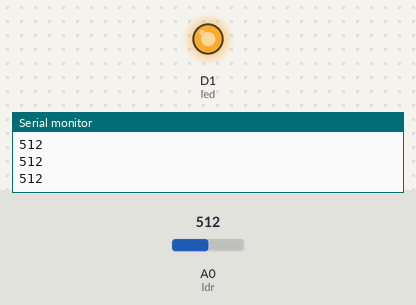
Bench run of a sketch on a simulated ESP8266 (NodeMCU). On the bench: output pins drawn as LEDs (lit = HIGH), the last lines printed to the serial monitor. Inputs (shaded band) come from the test bench; at power-on: A0 (ldr) = 512.

Above: at 1.2 s.
1.3 s: A0 (ldr) set to 417
2.8 s: A0 (ldr) set to 382
At 4.2 s:
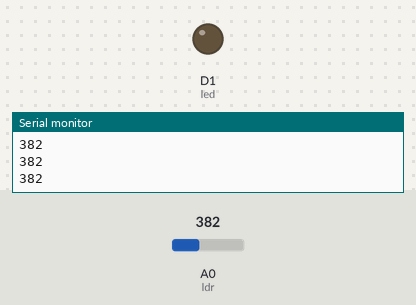
4.5 s: A0 (ldr) set to 410
At 5.6 s:
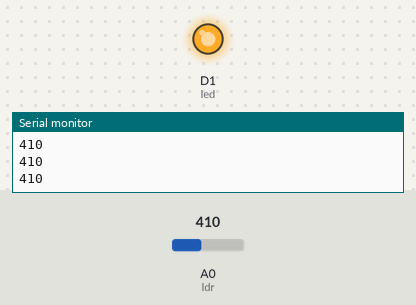
6.0 s: A0 (ldr) set to 390
At 6.7 s:
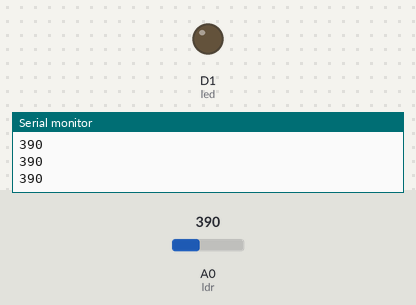
Timing chart, 0 to 8.5 s (numbered marks = the images above; inputs shaded):
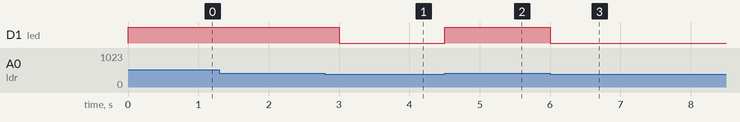

Measured:
- the behaviour switches between 401 and 400 on A0 (ldr) (found by bisection; images 0 and 1)
- after the input at 2.8 s, D1 (led): HIGH → LOW after 0.20 s
- after the input at 4.5 s, D1 (led): LOW → HIGH at once
- after the input at 6.0 s, D1 (led): HIGH → LOW at once

The sketch:

LDR_LED.ino
```cpp
/***************************************************
        IR Sensor - LED digitalRead Example
                  #TEAM Pi BOTS
               FOLLOW AND SUPPORT
                    @pi_bots

         CONTACT FOR TECHNICAL ASSISTANCE
                   Instagram
           -------------------------
            >>  @at_mega_328p
            >>  @tech.xplorer
            >>  @__the_limitless__
 ****************************************************/

int led = D1;      // Digital Pin 1 of nodemcu
int ldr = A0;       // Analog Pin 0 of nodemcu

int ldrval;         // Variable to store LDR value
int mapval;         // Variable to store Mapped value to degree


void setup() {
  Serial.begin(9600);   // Enable Serial Monitor
  pinMode(ldr,INPUT);   // Enable the LDR pin As input
  pinMode(led,OUTPUT);  // Enable the LED pin as OUTPUT

}

void loop() {
  ldrval = analogRead(ldr);                   // Read LDR Value
  Serial.println(ldrval);                     // Print Light Intensity On Serial Monitor
  //mapval = map(ldrval, 0, 1023, 0, 255);      // Reducing LDR input value to 0-180.
  //analogWrite(mapval);                        // Write the value to led Pin
  if (ldrval<700 && ldrval>400){
    digitalWrite(led,HIGH);
    }

    else{
      digitalWrite(led,LOW);
      }
  delay(250);
}
```
